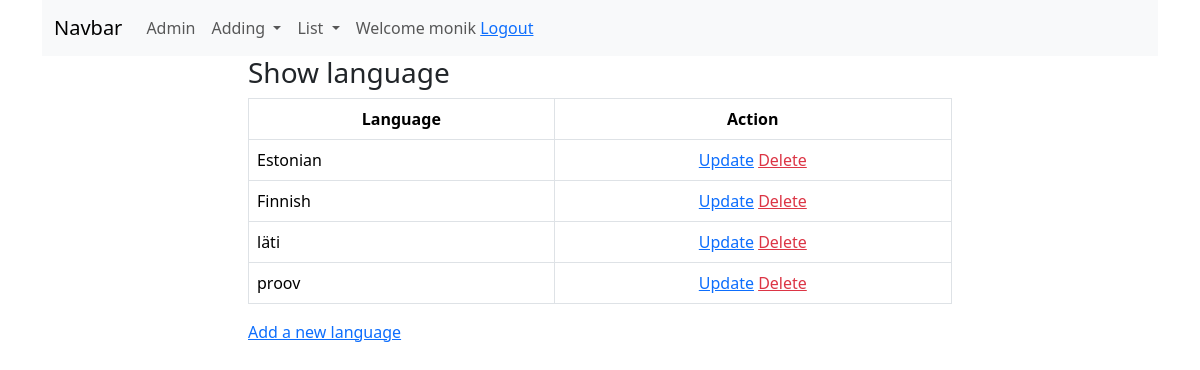
The app's page /booksapp/language_list/ (signed in) with its own data.
### booksapp/models.py (models this page shows)
class Language(models.Model):
    language = models.CharField(max_length=50, validators=[MinLengthValidator(3)])
    def __str__(self):
        return self.language

### booksapp/views.py (the view)
# urls.py: path('language_list/', views.LanguageListView.as_view(), name='language_list'),  # Language List View
class LanguageListView(ListView):
    model = Language
    queryset = Language.objects.order_by('language')

### booksapp/templates/booksapp/language_list.html
{% extends 'base.html' %}
{% block content %}
	<div class="container">
        <div class="row">
            <div class="col-8 mx-auto">
                <h3>Show language</h3>
                <table class="table table-bordered table-hover">
                    <thead>
                        <tr class="text-center">
                            <th>Language</th>
                            {% if user.is_authenticated %}
                            <th>Action</th>
                            {% endif %}
                        </tr>
                    </thead>
                    <tbody>
                        {% for language in object_list %}
                        	<tr>
                                <td>{{ language }}</td>
                                {% if user.is_authenticated %}
                                <td class="text-center">
                                    <a href="{% url 'booksapp:language_update' pk=language.id %}">Update</a>
                                    <a href="{% url 'booksapp:language_delete' pk=language.id %}" class="text-danger">Delete</a>
                                </td>
                            {% endif %}
                            </tr>
                        {% endfor %}
                    </tbody>
                </table>
                <a href="{% url 'booksapp:language_create' %}">Add a new language</a>
            </div>
        </div>
    </div>
{% endblock %}

### templates/menu.html (shortened to what this page needs)
<nav class="navbar navbar-expand-lg bg-body-tertiary">
  <div class="container-fluid">
    <a class="navbar-brand" href="{% url 'booksapp:index' %}">Navbar</a>
    <div class="collapse navbar-collapse" id="navbarNavDropdown">
      <ul class="navbar-nav">
        <li class="nav-item">
          <a class="nav-link" href="/admin">Admin</a>
        </li>
      {% if user.is_authenticated %}
        <li class="nav-item dropdown">
          <a class="nav-link dropdown-toggle" href="#" role="button" data-bs-toggle="dropdown" aria-expanded="false">
            Adding
          </a>
        </li>
      {% endif %}
          <li class="nav-item dropdown">
          <a class="nav-link dropdown-toggle" href="#" role="button" data-bs-toggle="dropdown" aria-expanded="false">
            List
          </a>
        </li>
          {% if user.is_authenticated %}
        <span class="nav-link">Welcome {{ user.username }} <a href="{% url 'logout' %}">Logout</a></span>
    {% else %}
        <span class="nav-link">Welcome quest! <a href="{% url 'login' %}">Login</a></span>
    {% endif %}
      </ul>
    </div>
  </div>
</nav>

### records on screen
Language: language "Estonian"
Language: language "Finnish"
Language: language "läti"
Language: language "proov"

### other values on screen
{{ user.username }} "monik"
